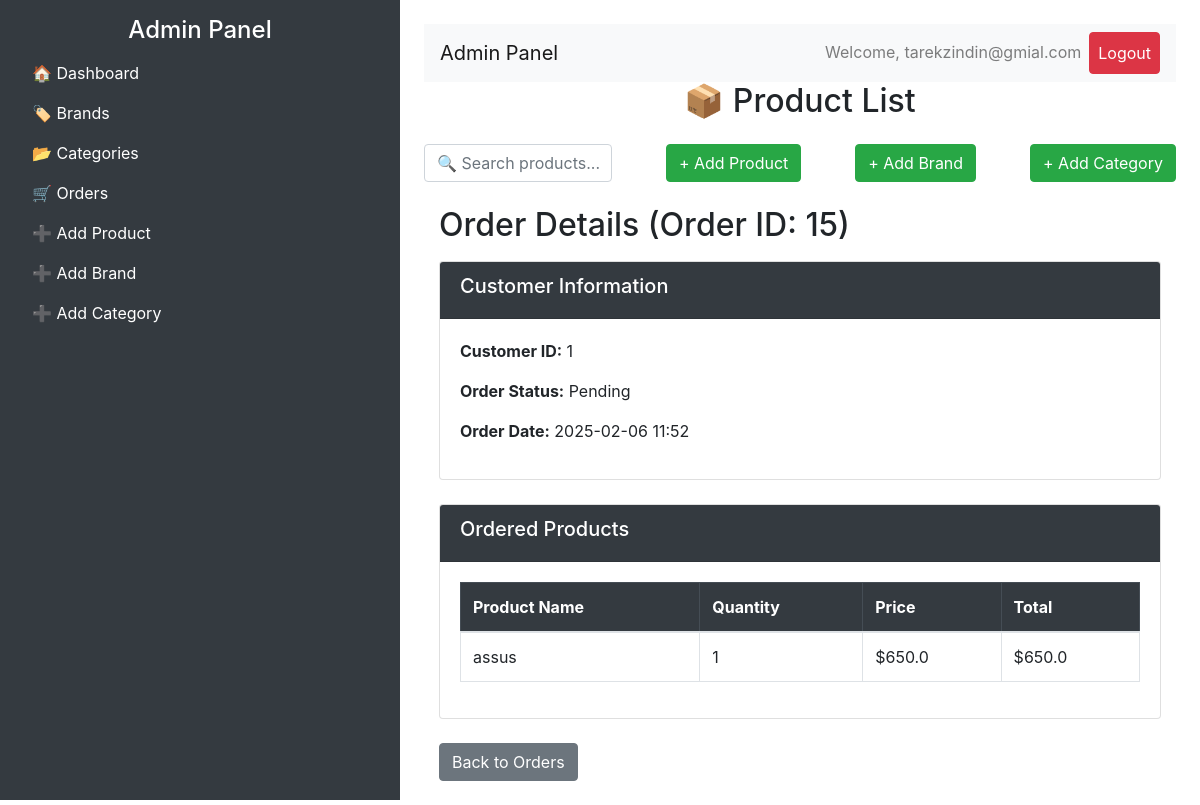
The page /admin/order/15 (signed in) on the database its author committed.
### shop/customer/models.py (models this page shows, shortened)
class CustomerOrder(db.Model):
    id = db.Column(db.Integer, primary_key=True)
    invoice = db.Column(db.String(20), unique=True, nullable=False)
    status = db.Column(db.String(20), default='Pending', nullable=False)
    customer_id = db.Column(db.Integer, unique=False, nullable=False)
    date_created = db.Column(db.DateTime, default=datetime.utcnow, nullable=False)
    orders = db.Column(JsonEcodedDict)

### shop/admin/routes.py (the view)
@app.route('/admin/order/<int:order_id>')
def view_order(order_id):
    if 'email' not in session:
        flash('Please log in first!', 'danger')
        return redirect(url_for('login'))
    order = CustomerOrder.query.get_or_404(order_id)
    customer = CustomerOrder.query.get(order.customer_id)  # Adjust this as per your actual model and field names
    if isinstance(order.orders, str):
        try:
            order_details = json.loads(order.orders)
        except json.JSONDecodeError:
            order_details = []
    else:
        order_details = order.orders if isinstance(order.orders, list) else []
    return render_template('admin/order_details.html', order=order, order_details=order_details, customer=customer)

### shop/customer/models.py (called while the page is built)
    def process_result_value(self, value, dialect):
        if value is None:
            return {}
        else:
            return json.loads(value)

### shop/templates/admin/order_details.html (shortened to what this page needs)
{% extends "layout_admin.html" %}
{% block content %}
<div class="container mt-4">
    <h2>Order Details (Order ID: {{ order.id }})</h2>
    <div class="card mt-3">
        <div class="card-header bg-dark text-white">
            <h5>Customer Information</h5>
        </div>
        <div class="card-body">
            <p><strong>Customer ID:</strong> {{ order.customer_id }}</p>
            <p><strong>Order Status:</strong> {{ order.status }}</p>
            <p><strong>Order Date:</strong> {{ order.date_created.strftime('%Y-%m-%d %H:%M') }}</p>
        </div>
    </div>
    <div class="card mt-4">
        <div class="card-header bg-dark text-white">
            <h5>Ordered Products</h5>
        </div>
        <div class="card-body">
            <table class="table table-bordered">
                <thead class="table-dark">
                    <tr>
                        <th>Product Name</th>
                        <th>Quantity</th>
                        <th>Price</th>
                        <th>Total</th>
                    </tr>
                </thead>
                <tbody>
                    {% for item in order.orders.values() %}
                    <tr>
                        <td>{{ item.name }}</td>
                        <td>{{ item.quantity }}</td>
                        <td>${{ item.price }}</td>
                        <td>${{ item.quantity * item.price }}</td>
                    </tr>
                    {% endfor %}
                </tbody>
            </table>
        </div>
    </div>
    <div class="mt-4">
        <a href="{{ url_for('admin_orders') }}" class="btn btn-secondary">Back to Orders</a>
    </div>
</div>
{% endblock %}

### shop/static/css/styles.css (style rules this page uses)
.btn { transition: 0.3s; }

### rows shown on the page
CustomerOrder: id "15", customer_id "1", status "Pending", date_created "2025-02-06 11:52"

### other values the page prints
{{ session['email'] }} "tarekzindin@gmial.com"
{{ item.name }} "assus"
{{ item.quantity }} "1"
{{ item.price }} "650.0"
{{ item.quantity * item.price }} "650.0"
